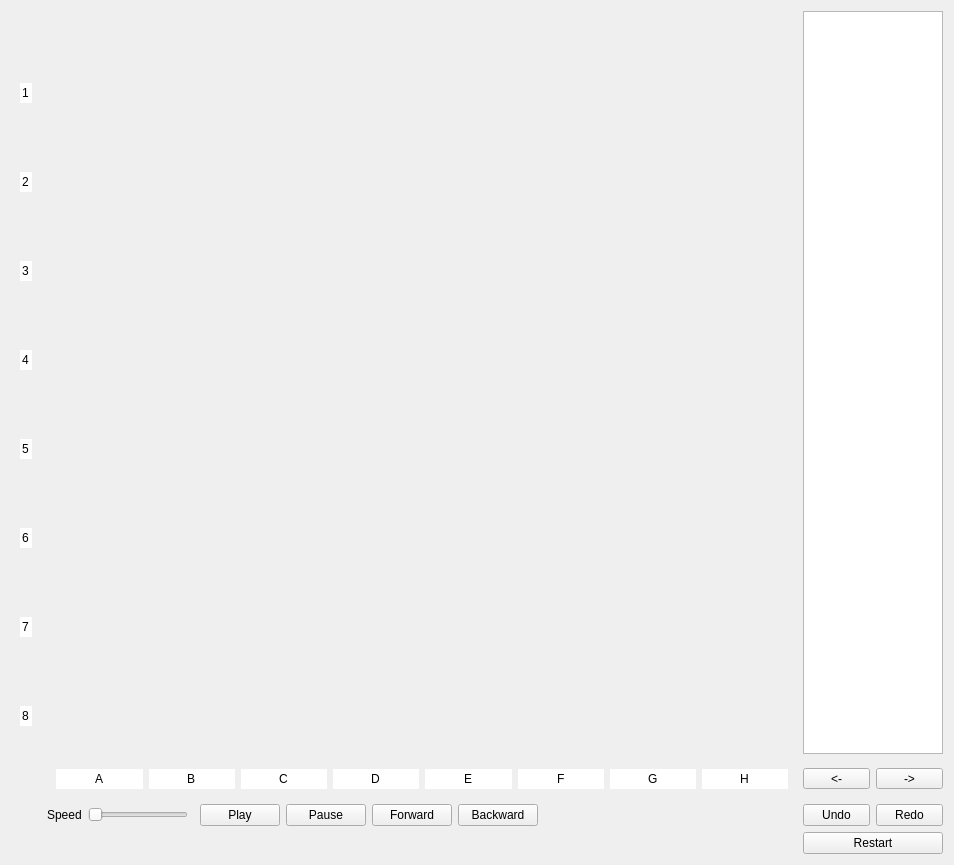
<?xml version="1.0" encoding="UTF-8"?>
<ui version="4.0">
 <class>MyTabPage</class>
 <widget class="QWidget" name="MyTabPage">
  <property name="geometry">
   <rect>
    <x>0</x>
    <y>0</y>
    <width>950</width>
    <height>865</height>
   </rect>
  </property>
  <property name="minimumSize">
   <size>
    <width>0</width>
    <height>865</height>
   </size>
  </property>
  <property name="maximumSize">
   <size>
    <width>960</width>
    <height>865</height>
   </size>
  </property>
  <property name="windowTitle">
   <string>Form</string>
  </property>
  <layout class="QGridLayout" name="gridLayout">
   <item row="1" column="10">
    <widget class="QToolButton" name="buttonRight">
     <property name="sizePolicy">
      <sizepolicy hsizetype="Maximum" vsizetype="Fixed">
       <horstretch>0</horstretch>
       <verstretch>0</verstretch>
      </sizepolicy>
     </property>
     <property name="minimumSize">
      <size>
       <width>60</width>
       <height>0</height>
      </size>
     </property>
     <property name="maximumSize">
      <size>
       <width>70</width>
       <height>16777215</height>
      </size>
     </property>
     <property name="text">
      <string>-&gt;</string>
     </property>
    </widget>
   </item>
   <item row="2" column="7">
    <widget class="QPushButton" name="buttonBackward">
     <property name="text">
      <string>Backward</string>
     </property>
    </widget>
   </item>
   <item row="0" column="9" colspan="2">
    <widget class="QListWidget" name="listWidget">
     <property name="minimumSize">
      <size>
       <width>140</width>
       <height>0</height>
      </size>
     </property>
     <property name="maximumSize">
      <size>
       <width>140</width>
       <height>16777215</height>
      </size>
     </property>
    </widget>
   </item>
   <item row="2" column="9">
    <widget class="QPushButton" name="buttonUndo">
     <property name="minimumSize">
      <size>
       <width>60</width>
       <height>0</height>
      </size>
     </property>
     <property name="maximumSize">
      <size>
       <width>80</width>
       <height>16777215</height>
      </size>
     </property>
     <property name="text">
      <string>Undo</string>
     </property>
    </widget>
   </item>
   <item row="1" column="1" colspan="8">
    <widget class="QWidget" name="horizontalWidget" native="true">
     <property name="enabled">
      <bool>true</bool>
     </property>
     <property name="minimumSize">
      <size>
       <width>750</width>
       <height>0</height>
      </size>
     </property>
     <property name="maximumSize">
      <size>
       <width>750</width>
       <height>80</height>
      </size>
     </property>
     <layout class="QGridLayout" name="gridLayout_2">
      <property name="sizeConstraint">
       <enum>QLayout::SetMaximumSize</enum>
      </property>
      <item row="0" column="0">
       <widget class="QLineEdit" name="lineEdit_8">
        <property name="sizePolicy">
         <sizepolicy hsizetype="Minimum" vsizetype="Fixed">
          <horstretch>0</horstretch>
          <verstretch>0</verstretch>
         </sizepolicy>
        </property>
        <property name="mouseTracking">
         <bool>false</bool>
        </property>
        <property name="acceptDrops">
         <bool>false</bool>
        </property>
        <property name="toolTip">
         <string notr="true"/>
        </property>
        <property name="statusTip">
         <string notr="true"/>
        </property>
        <property name="whatsThis">
         <string notr="true"/>
        </property>
        <property name="accessibleName">
         <string notr="true"/>
        </property>
        <property name="accessibleDescription">
         <string notr="true"/>
        </property>
        <property name="text">
         <string>A</string>
        </property>
        <property name="frame">
         <bool>false</bool>
        </property>
        <property name="alignment">
         <set>Qt::AlignCenter</set>
        </property>
        <property name="readOnly">
         <bool>true</bool>
        </property>
        <property name="placeholderText">
         <string notr="true"/>
        </property>
       </widget>
      </item>
      <item row="0" column="1">
       <widget class="QLineEdit" name="lineEdit_6">
        <property name="sizePolicy">
         <sizepolicy hsizetype="Minimum" vsizetype="Fixed">
          <horstretch>0</horstretch>
          <verstretch>0</verstretch>
         </sizepolicy>
        </property>
        <property name="mouseTracking">
         <bool>false</bool>
        </property>
        <property name="acceptDrops">
         <bool>false</bool>
        </property>
        <property name="toolTip">
         <string notr="true"/>
        </property>
        <property name="statusTip">
         <string notr="true"/>
        </property>
        <property name="whatsThis">
         <string notr="true"/>
        </property>
        <property name="accessibleName">
         <string notr="true"/>
        </property>
        <property name="accessibleDescription">
         <string notr="true"/>
        </property>
        <property name="text">
         <string>B</string>
        </property>
        <property name="frame">
         <bool>false</bool>
        </property>
        <property name="alignment">
         <set>Qt::AlignCenter</set>
        </property>
        <property name="readOnly">
         <bool>true</bool>
        </property>
        <property name="placeholderText">
         <string notr="true"/>
        </property>
       </widget>
      </item>
      <item row="0" column="5">
       <widget class="QLineEdit" name="lineEdit_7">
        <property name="sizePolicy">
         <sizepolicy hsizetype="Minimum" vsizetype="Fixed">
          <horstretch>0</horstretch>
          <verstretch>0</verstretch>
         </sizepolicy>
        </property>
        <property name="mouseTracking">
         <bool>false</bool>
        </property>
        <property name="acceptDrops">
         <bool>false</bool>
        </property>
        <property name="toolTip">
         <string notr="true"/>
        </property>
        <property name="statusTip">
         <string notr="true"/>
        </property>
        <property name="whatsThis">
         <string notr="true"/>
        </property>
        <property name="accessibleName">
         <string notr="true"/>
        </property>
        <property name="accessibleDescription">
         <string notr="true"/>
        </property>
        <property name="text">
         <string>F</string>
        </property>
        <property name="frame">
         <bool>false</bool>
        </property>
        <property name="alignment">
         <set>Qt::AlignCenter</set>
        </property>
        <property name="readOnly">
         <bool>true</bool>
        </property>
        <property name="placeholderText">
         <string notr="true"/>
        </property>
       </widget>
      </item>
      <item row="0" column="7">
       <widget class="QLineEdit" name="lineEdit">
        <property name="sizePolicy">
         <sizepolicy hsizetype="Minimum" vsizetype="Fixed">
          <horstretch>0</horstretch>
          <verstretch>0</verstretch>
         </sizepolicy>
        </property>
        <property name="mouseTracking">
         <bool>false</bool>
        </property>
        <property name="acceptDrops">
         <bool>false</bool>
        </property>
        <property name="toolTip">
         <string notr="true"/>
        </property>
        <property name="statusTip">
         <string notr="true"/>
        </property>
        <property name="whatsThis">
         <string notr="true"/>
        </property>
        <property name="accessibleName">
         <string notr="true"/>
        </property>
        <property name="accessibleDescription">
         <string notr="true"/>
        </property>
        <property name="text">
         <string>H</string>
        </property>
        <property name="frame">
         <bool>false</bool>
        </property>
        <property name="alignment">
         <set>Qt::AlignCenter</set>
        </property>
        <property name="readOnly">
         <bool>true</bool>
        </property>
        <property name="placeholderText">
         <string notr="true"/>
        </property>
       </widget>
      </item>
      <item row="0" column="4">
       <widget class="QLineEdit" name="lineEdit_3">
        <property name="sizePolicy">
         <sizepolicy hsizetype="Minimum" vsizetype="Fixed">
          <horstretch>0</horstretch>
          <verstretch>0</verstretch>
         </sizepolicy>
        </property>
        <property name="mouseTracking">
         <bool>false</bool>
        </property>
        <property name="acceptDrops">
         <bool>false</bool>
        </property>
        <property name="toolTip">
         <string notr="true"/>
        </property>
        <property name="statusTip">
         <string notr="true"/>
        </property>
        <property name="whatsThis">
         <string notr="true"/>
        </property>
        <property name="accessibleName">
         <string notr="true"/>
        </property>
        <property name="accessibleDescription">
         <string notr="true"/>
        </property>
        <property name="text">
         <string>E</string>
        </property>
        <property name="frame">
         <bool>false</bool>
        </property>
        <property name="alignment">
         <set>Qt::AlignCenter</set>
        </property>
        <property name="readOnly">
         <bool>true</bool>
        </property>
        <property name="placeholderText">
         <string notr="true"/>
        </property>
       </widget>
      </item>
      <item row="0" column="2">
       <widget class="QLineEdit" name="lineEdit_5">
        <property name="sizePolicy">
         <sizepolicy hsizetype="Minimum" vsizetype="Fixed">
          <horstretch>0</horstretch>
          <verstretch>0</verstretch>
         </sizepolicy>
        </property>
        <property name="mouseTracking">
         <bool>false</bool>
        </property>
        <property name="acceptDrops">
         <bool>false</bool>
        </property>
        <property name="toolTip">
         <string notr="true"/>
        </property>
        <property name="statusTip">
         <string notr="true"/>
        </property>
        <property name="whatsThis">
         <string notr="true"/>
        </property>
        <property name="accessibleName">
         <string notr="true"/>
        </property>
        <property name="accessibleDescription">
         <string notr="true"/>
        </property>
        <property name="text">
         <string>C</string>
        </property>
        <property name="frame">
         <bool>false</bool>
        </property>
        <property name="alignment">
         <set>Qt::AlignCenter</set>
        </property>
        <property name="readOnly">
         <bool>true</bool>
        </property>
        <property name="placeholderText">
         <string notr="true"/>
        </property>
       </widget>
      </item>
      <item row="0" column="3">
       <widget class="QLineEdit" name="lineEdit_4">
        <property name="sizePolicy">
         <sizepolicy hsizetype="Minimum" vsizetype="Fixed">
          <horstretch>0</horstretch>
          <verstretch>0</verstretch>
         </sizepolicy>
        </property>
        <property name="mouseTracking">
         <bool>false</bool>
        </property>
        <property name="acceptDrops">
         <bool>false</bool>
        </property>
        <property name="toolTip">
         <string notr="true"/>
        </property>
        <property name="statusTip">
         <string notr="true"/>
        </property>
        <property name="whatsThis">
         <string notr="true"/>
        </property>
        <property name="accessibleName">
         <string notr="true"/>
        </property>
        <property name="accessibleDescription">
         <string notr="true"/>
        </property>
        <property name="text">
         <string>D</string>
        </property>
        <property name="frame">
         <bool>false</bool>
        </property>
        <property name="alignment">
         <set>Qt::AlignCenter</set>
        </property>
        <property name="readOnly">
         <bool>true</bool>
        </property>
        <property name="placeholderText">
         <string notr="true"/>
        </property>
       </widget>
      </item>
      <item row="0" column="6">
       <widget class="QLineEdit" name="lineEdit_2">
        <property name="sizePolicy">
         <sizepolicy hsizetype="Minimum" vsizetype="Fixed">
          <horstretch>0</horstretch>
          <verstretch>0</verstretch>
         </sizepolicy>
        </property>
        <property name="mouseTracking">
         <bool>false</bool>
        </property>
        <property name="acceptDrops">
         <bool>false</bool>
        </property>
        <property name="toolTip">
         <string notr="true"/>
        </property>
        <property name="statusTip">
         <string notr="true"/>
        </property>
        <property name="whatsThis">
         <string notr="true"/>
        </property>
        <property name="accessibleName">
         <string notr="true"/>
        </property>
        <property name="accessibleDescription">
         <string notr="true"/>
        </property>
        <property name="text">
         <string>G</string>
        </property>
        <property name="frame">
         <bool>false</bool>
        </property>
        <property name="alignment">
         <set>Qt::AlignCenter</set>
        </property>
        <property name="readOnly">
         <bool>true</bool>
        </property>
        <property name="placeholderText">
         <string notr="true"/>
        </property>
       </widget>
      </item>
     </layout>
    </widget>
   </item>
   <item row="2" column="10">
    <widget class="QPushButton" name="buttonRedo">
     <property name="minimumSize">
      <size>
       <width>60</width>
       <height>0</height>
      </size>
     </property>
     <property name="maximumSize">
      <size>
       <width>80</width>
       <height>16777215</height>
      </size>
     </property>
     <property name="text">
      <string>Redo</string>
     </property>
    </widget>
   </item>
   <item row="2" column="6">
    <widget class="QPushButton" name="buttonForward">
     <property name="text">
      <string>Forward</string>
     </property>
    </widget>
   </item>
   <item row="2" column="2">
    <widget class="QSlider" name="horizontalSlider">
     <property name="minimumSize">
      <size>
       <width>100</width>
       <height>10</height>
      </size>
     </property>
     <property name="maximumSize">
      <size>
       <width>100</width>
       <height>50</height>
      </size>
     </property>
     <property name="maximum">
      <number>100</number>
     </property>
     <property name="singleStep">
      <number>10</number>
     </property>
     <property name="orientation">
      <enum>Qt::Horizontal</enum>
     </property>
    </widget>
   </item>
   <item row="2" column="8">
    <spacer name="horizontalSpacer">
     <property name="orientation">
      <enum>Qt::Horizontal</enum>
     </property>
     <property name="sizeHint" stdset="0">
      <size>
       <width>248</width>
       <height>20</height>
      </size>
     </property>
    </spacer>
   </item>
   <item row="2" column="5">
    <widget class="QPushButton" name="buttonPause">
     <property name="text">
      <string>Pause</string>
     </property>
    </widget>
   </item>
   <item row="1" column="9">
    <widget class="QToolButton" name="buttonLeft">
     <property name="sizePolicy">
      <sizepolicy hsizetype="Maximum" vsizetype="Fixed">
       <horstretch>0</horstretch>
       <verstretch>0</verstretch>
      </sizepolicy>
     </property>
     <property name="minimumSize">
      <size>
       <width>60</width>
       <height>0</height>
      </size>
     </property>
     <property name="maximumSize">
      <size>
       <width>80</width>
       <height>16777215</height>
      </size>
     </property>
     <property name="text">
      <string>&lt;-</string>
     </property>
    </widget>
   </item>
   <item row="2" column="1">
    <widget class="QLabel" name="label">
     <property name="text">
      <string>Speed</string>
     </property>
    </widget>
   </item>
   <item row="3" column="9" colspan="2">
    <widget class="QPushButton" name="buttonRestart">
     <property name="minimumSize">
      <size>
       <width>70</width>
       <height>0</height>
      </size>
     </property>
     <property name="maximumSize">
      <size>
       <width>16777215</width>
       <height>16777215</height>
      </size>
     </property>
     <property name="text">
      <string>Restart</string>
     </property>
    </widget>
   </item>
   <item row="2" column="4">
    <widget class="QPushButton" name="buttonPlay">
     <property name="text">
      <string>Play</string>
     </property>
    </widget>
   </item>
   <item row="0" column="1" colspan="8">
    <widget class="QWidget" name="BoardContainer_2" native="true">
     <property name="minimumSize">
      <size>
       <width>750</width>
       <height>750</height>
      </size>
     </property>
     <property name="maximumSize">
      <size>
       <width>750</width>
       <height>750</height>
      </size>
     </property>
     <property name="sizeIncrement">
      <size>
       <width>2</width>
       <height>2</height>
      </size>
     </property>
     <layout class="QGridLayout" name="BoardContainer" rowminimumheight="0" columnminimumwidth="0">
      <property name="sizeConstraint">
       <enum>QLayout::SetDefaultConstraint</enum>
      </property>
      <property name="leftMargin">
       <number>0</number>
      </property>
      <property name="topMargin">
       <number>0</number>
      </property>
      <property name="rightMargin">
       <number>0</number>
      </property>
      <property name="bottomMargin">
       <number>0</number>
      </property>
      <property name="spacing">
       <number>0</number>
      </property>
     </layout>
    </widget>
   </item>
   <item row="0" column="0" rowspan="2">
    <widget class="QWidget" name="verticalWidget" native="true">
     <property name="minimumSize">
      <size>
       <width>0</width>
       <height>720</height>
      </size>
     </property>
     <property name="maximumSize">
      <size>
       <width>30</width>
       <height>800</height>
      </size>
     </property>
     <property name="cursor">
      <cursorShape>ArrowCursor</cursorShape>
     </property>
     <layout class="QVBoxLayout" name="verticalLayout">
      <item>
       <widget class="QLineEdit" name="lineEdit_16">
        <property name="mouseTracking">
         <bool>false</bool>
        </property>
        <property name="acceptDrops">
         <bool>false</bool>
        </property>
        <property name="toolTip">
         <string notr="true"/>
        </property>
        <property name="statusTip">
         <string notr="true"/>
        </property>
        <property name="whatsThis">
         <string notr="true"/>
        </property>
        <property name="accessibleName">
         <string notr="true"/>
        </property>
        <property name="accessibleDescription">
         <string notr="true"/>
        </property>
        <property name="text">
         <string>1</string>
        </property>
        <property name="frame">
         <bool>false</bool>
        </property>
        <property name="alignment">
         <set>Qt::AlignCenter</set>
        </property>
        <property name="readOnly">
         <bool>true</bool>
        </property>
        <property name="placeholderText">
         <string notr="true"/>
        </property>
       </widget>
      </item>
      <item>
       <widget class="QLineEdit" name="lineEdit_15">
        <property name="mouseTracking">
         <bool>false</bool>
        </property>
        <property name="acceptDrops">
         <bool>false</bool>
        </property>
        <property name="toolTip">
         <string notr="true"/>
        </property>
        <property name="statusTip">
         <string notr="true"/>
        </property>
        <property name="whatsThis">
         <string notr="true"/>
        </property>
        <property name="accessibleName">
         <string notr="true"/>
        </property>
        <property name="accessibleDescription">
         <string notr="true"/>
        </property>
        <property name="text">
         <string>2</string>
        </property>
        <property name="frame">
         <bool>false</bool>
        </property>
        <property name="alignment">
         <set>Qt::AlignCenter</set>
        </property>
        <property name="readOnly">
         <bool>true</bool>
        </property>
        <property name="placeholderText">
         <string notr="true"/>
        </property>
       </widget>
      </item>
      <item>
       <widget class="QLineEdit" name="lineEdit_14">
        <property name="mouseTracking">
         <bool>false</bool>
        </property>
        <property name="acceptDrops">
         <bool>false</bool>
        </property>
        <property name="toolTip">
         <string notr="true"/>
        </property>
        <property name="statusTip">
         <string notr="true"/>
        </property>
        <property name="whatsThis">
         <string notr="true"/>
        </property>
        <property name="accessibleName">
         <string notr="true"/>
        </property>
        <property name="accessibleDescription">
         <string notr="true"/>
        </property>
        <property name="text">
         <string>3</string>
        </property>
        <property name="frame">
         <bool>false</bool>
        </property>
        <property name="alignment">
         <set>Qt::AlignCenter</set>
        </property>
        <property name="readOnly">
         <bool>true</bool>
        </property>
        <property name="placeholderText">
         <string notr="true"/>
        </property>
       </widget>
      </item>
      <item>
       <widget class="QLineEdit" name="lineEdit_13">
        <property name="mouseTracking">
         <bool>false</bool>
        </property>
        <property name="acceptDrops">
         <bool>false</bool>
        </property>
        <property name="toolTip">
         <string notr="true"/>
        </property>
        <property name="statusTip">
         <string notr="true"/>
        </property>
        <property name="whatsThis">
         <string notr="true"/>
        </property>
        <property name="accessibleName">
         <string notr="true"/>
        </property>
        <property name="accessibleDescription">
         <string notr="true"/>
        </property>
        <property name="text">
         <string>4</string>
        </property>
        <property name="frame">
         <bool>false</bool>
        </property>
        <property name="alignment">
         <set>Qt::AlignCenter</set>
        </property>
        <property name="readOnly">
         <bool>true</bool>
        </property>
        <property name="placeholderText">
         <string notr="true"/>
        </property>
       </widget>
      </item>
      <item>
       <widget class="QLineEdit" name="lineEdit_12">
        <property name="cursor">
         <cursorShape>ArrowCursor</cursorShape>
        </property>
        <property name="mouseTracking">
         <bool>false</bool>
        </property>
        <property name="acceptDrops">
         <bool>false</bool>
        </property>
        <property name="toolTip">
         <string notr="true"/>
        </property>
        <property name="statusTip">
         <string notr="true"/>
        </property>
        <property name="whatsThis">
         <string notr="true"/>
        </property>
        <property name="accessibleName">
         <string notr="true"/>
        </property>
        <property name="accessibleDescription">
         <string notr="true"/>
        </property>
        <property name="text">
         <string>5</string>
        </property>
        <property name="frame">
         <bool>false</bool>
        </property>
        <property name="alignment">
         <set>Qt::AlignCenter</set>
        </property>
        <property name="readOnly">
         <bool>true</bool>
        </property>
        <property name="placeholderText">
         <string notr="true"/>
        </property>
       </widget>
      </item>
      <item>
       <widget class="QLineEdit" name="lineEdit_11">
        <property name="mouseTracking">
         <bool>false</bool>
        </property>
        <property name="acceptDrops">
         <bool>false</bool>
        </property>
        <property name="toolTip">
         <string notr="true"/>
        </property>
        <property name="statusTip">
         <string notr="true"/>
        </property>
        <property name="whatsThis">
         <string notr="true"/>
        </property>
        <property name="accessibleName">
         <string notr="true"/>
        </property>
        <property name="accessibleDescription">
         <string notr="true"/>
        </property>
        <property name="text">
         <string>6</string>
        </property>
        <property name="frame">
         <bool>false</bool>
        </property>
        <property name="alignment">
         <set>Qt::AlignCenter</set>
        </property>
        <property name="readOnly">
         <bool>true</bool>
        </property>
        <property name="placeholderText">
         <string notr="true"/>
        </property>
       </widget>
      </item>
      <item>
       <widget class="QLineEdit" name="lineEdit_10">
        <property name="mouseTracking">
         <bool>false</bool>
        </property>
        <property name="acceptDrops">
         <bool>false</bool>
        </property>
        <property name="toolTip">
         <string notr="true"/>
        </property>
        <property name="statusTip">
         <string notr="true"/>
        </property>
        <property name="whatsThis">
         <string notr="true"/>
        </property>
        <property name="accessibleName">
         <string notr="true"/>
        </property>
        <property name="accessibleDescription">
         <string notr="true"/>
        </property>
        <property name="text">
         <string>7</string>
        </property>
        <property name="frame">
         <bool>false</bool>
        </property>
        <property name="alignment">
         <set>Qt::AlignCenter</set>
        </property>
        <property name="readOnly">
         <bool>true</bool>
        </property>
        <property name="placeholderText">
         <string notr="true"/>
        </property>
       </widget>
      </item>
      <item>
       <widget class="QLineEdit" name="lineEdit_9">
        <property name="mouseTracking">
         <bool>false</bool>
        </property>
        <property name="acceptDrops">
         <bool>false</bool>
        </property>
        <property name="toolTip">
         <string notr="true"/>
        </property>
        <property name="statusTip">
         <string notr="true"/>
        </property>
        <property name="whatsThis">
         <string notr="true"/>
        </property>
        <property name="accessibleName">
         <string notr="true"/>
        </property>
        <property name="accessibleDescription">
         <string notr="true"/>
        </property>
        <property name="text">
         <string>8</string>
        </property>
        <property name="frame">
         <bool>false</bool>
        </property>
        <property name="alignment">
         <set>Qt::AlignCenter</set>
        </property>
        <property name="readOnly">
         <bool>true</bool>
        </property>
        <property name="placeholderText">
         <string notr="true"/>
        </property>
       </widget>
      </item>
     </layout>
    </widget>
   </item>
  </layout>
 </widget>
 <resources/>
 <connections/>
</ui>
